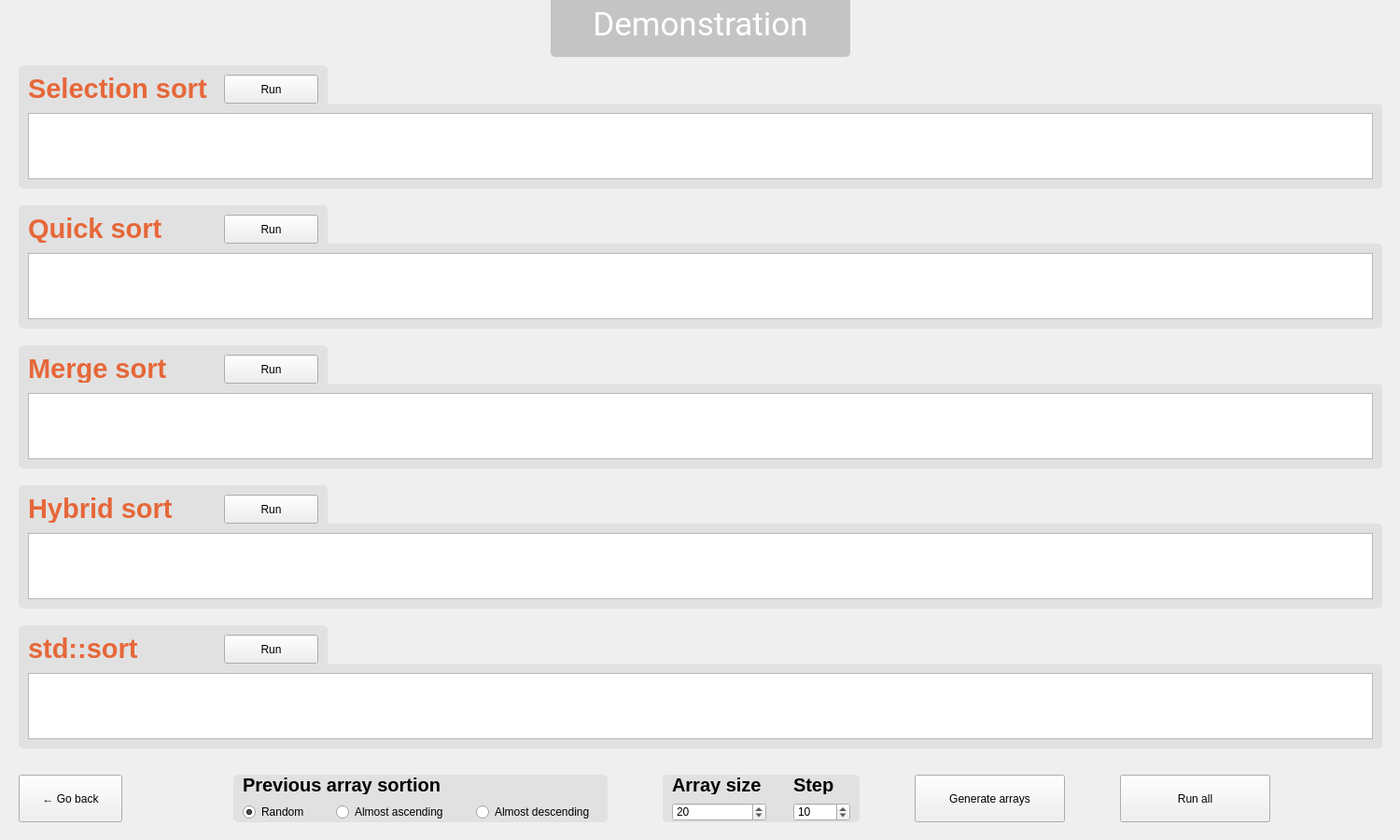
<?xml version="1.0" encoding="UTF-8"?>
<ui version="4.0">
 <class>DemoWindow</class>
 <widget class="QWidget" name="DemoWindow">
  <property name="geometry">
   <rect>
    <x>0</x>
    <y>0</y>
    <width>1500</width>
    <height>900</height>
   </rect>
  </property>
  <property name="windowTitle">
   <string>Form</string>
  </property>
  <widget class="QPushButton" name="backButton">
   <property name="geometry">
    <rect>
     <x>20</x>
     <y>830</y>
     <width>111</width>
     <height>51</height>
    </rect>
   </property>
   <property name="text">
    <string>← Go back</string>
   </property>
  </widget>
  <widget class="QGroupBox" name="groupBox">
   <property name="geometry">
    <rect>
     <x>20</x>
     <y>111</y>
     <width>1461</width>
     <height>91</height>
    </rect>
   </property>
   <property name="styleSheet">
    <string notr="true">QGroupBox {
	background-color: #e1e1e1;
border-radius: 5px;
}</string>
   </property>
   <property name="title">
    <string/>
   </property>
   <widget class="QTableWidget" name="selectionTable">
    <property name="geometry">
     <rect>
      <x>10</x>
      <y>10</y>
      <width>1441</width>
      <height>71</height>
     </rect>
    </property>
   </widget>
  </widget>
  <widget class="QGroupBox" name="groupBox_2">
   <property name="geometry">
    <rect>
     <x>710</x>
     <y>830</y>
     <width>211</width>
     <height>51</height>
    </rect>
   </property>
   <property name="styleSheet">
    <string notr="true">QGroupBox {
	background-color: #e1e1e1;
border-radius: 5px;
}</string>
   </property>
   <property name="title">
    <string/>
   </property>
   <widget class="QLabel" name="label">
    <property name="geometry">
     <rect>
      <x>10</x>
      <y>0</y>
      <width>101</width>
      <height>21</height>
     </rect>
    </property>
    <property name="styleSheet">
     <string notr="true">font-size: 20px;
font-weight: 500;</string>
    </property>
    <property name="text">
     <string>Array size</string>
    </property>
   </widget>
   <widget class="QLabel" name="label_2">
    <property name="geometry">
     <rect>
      <x>140</x>
      <y>0</y>
      <width>61</width>
      <height>21</height>
     </rect>
    </property>
    <property name="styleSheet">
     <string notr="true">font-size: 20px;
font-weight: 500;</string>
    </property>
    <property name="text">
     <string>Step</string>
    </property>
   </widget>
   <widget class="QSpinBox" name="stepCounter">
    <property name="geometry">
     <rect>
      <x>140</x>
      <y>30</y>
      <width>61</width>
      <height>20</height>
     </rect>
    </property>
    <property name="minimum">
     <number>2</number>
    </property>
    <property name="maximum">
     <number>29</number>
    </property>
    <property name="singleStep">
     <number>5</number>
    </property>
    <property name="value">
     <number>10</number>
    </property>
   </widget>
   <widget class="QSpinBox" name="arrSizeCounter">
    <property name="geometry">
     <rect>
      <x>10</x>
      <y>30</y>
      <width>101</width>
      <height>20</height>
     </rect>
    </property>
    <property name="minimum">
     <number>2</number>
    </property>
    <property name="maximum">
     <number>30</number>
    </property>
    <property name="singleStep">
     <number>5</number>
    </property>
    <property name="value">
     <number>20</number>
    </property>
   </widget>
  </widget>
  <widget class="QPushButton" name="generateAllButton">
   <property name="geometry">
    <rect>
     <x>980</x>
     <y>830</y>
     <width>161</width>
     <height>51</height>
    </rect>
   </property>
   <property name="text">
    <string>Generate arrays</string>
   </property>
  </widget>
  <widget class="QGroupBox" name="groupBox_3">
   <property name="geometry">
    <rect>
     <x>250</x>
     <y>830</y>
     <width>401</width>
     <height>51</height>
    </rect>
   </property>
   <property name="styleSheet">
    <string notr="true">QGroupBox {
	background-color: #e1e1e1;
border-radius: 5px;
}</string>
   </property>
   <property name="title">
    <string/>
   </property>
   <widget class="QRadioButton" name="randomRadio">
    <property name="geometry">
     <rect>
      <x>10</x>
      <y>30</y>
      <width>71</width>
      <height>20</height>
     </rect>
    </property>
    <property name="text">
     <string>Random</string>
    </property>
    <property name="checked">
     <bool>true</bool>
    </property>
   </widget>
   <widget class="QRadioButton" name="ascendingRadio">
    <property name="geometry">
     <rect>
      <x>110</x>
      <y>30</y>
      <width>131</width>
      <height>20</height>
     </rect>
    </property>
    <property name="text">
     <string>Almost ascending</string>
    </property>
   </widget>
   <widget class="QRadioButton" name="descendingRadio">
    <property name="geometry">
     <rect>
      <x>260</x>
      <y>30</y>
      <width>131</width>
      <height>20</height>
     </rect>
    </property>
    <property name="text">
     <string>Almost descending</string>
    </property>
   </widget>
   <widget class="QLabel" name="label_3">
    <property name="geometry">
     <rect>
      <x>10</x>
      <y>0</y>
      <width>281</width>
      <height>21</height>
     </rect>
    </property>
    <property name="styleSheet">
     <string notr="true">font-size: 20px;
font-weight: 500;</string>
    </property>
    <property name="text">
     <string>Previous array sortion</string>
    </property>
   </widget>
  </widget>
  <widget class="QGroupBox" name="groupBox_4">
   <property name="geometry">
    <rect>
     <x>20</x>
     <y>70</y>
     <width>331</width>
     <height>61</height>
    </rect>
   </property>
   <property name="styleSheet">
    <string notr="true">QGroupBox {
	background-color: #e1e1e1;
border-radius: 5px;
}</string>
   </property>
   <property name="title">
    <string/>
   </property>
   <widget class="QPushButton" name="runSelectionButton">
    <property name="geometry">
     <rect>
      <x>220</x>
      <y>10</y>
      <width>101</width>
      <height>31</height>
     </rect>
    </property>
    <property name="text">
     <string>Run</string>
    </property>
   </widget>
   <widget class="QLabel" name="label_6">
    <property name="geometry">
     <rect>
      <x>10</x>
      <y>9</y>
      <width>261</width>
      <height>31</height>
     </rect>
    </property>
    <property name="styleSheet">
     <string notr="true">font-size: 29px;
font-weight: 500;
color: #e66739;</string>
    </property>
    <property name="text">
     <string>Selection sort</string>
    </property>
    <property name="alignment">
     <set>Qt::AlignLeading|Qt::AlignLeft|Qt::AlignVCenter</set>
    </property>
   </widget>
  </widget>
  <widget class="QGroupBox" name="groupBox_5">
   <property name="geometry">
    <rect>
     <x>20</x>
     <y>220</y>
     <width>331</width>
     <height>61</height>
    </rect>
   </property>
   <property name="styleSheet">
    <string notr="true">QGroupBox {
	background-color: #e1e1e1;
border-radius: 5px;
}</string>
   </property>
   <property name="title">
    <string/>
   </property>
   <widget class="QPushButton" name="runQuickButton">
    <property name="geometry">
     <rect>
      <x>220</x>
      <y>10</y>
      <width>101</width>
      <height>31</height>
     </rect>
    </property>
    <property name="text">
     <string>Run</string>
    </property>
   </widget>
   <widget class="QLabel" name="label_8">
    <property name="geometry">
     <rect>
      <x>10</x>
      <y>9</y>
      <width>261</width>
      <height>31</height>
     </rect>
    </property>
    <property name="styleSheet">
     <string notr="true">font-size: 29px;
font-weight: 500;
color: #e66739;</string>
    </property>
    <property name="text">
     <string>Quick sort</string>
    </property>
    <property name="alignment">
     <set>Qt::AlignLeading|Qt::AlignLeft|Qt::AlignVCenter</set>
    </property>
   </widget>
  </widget>
  <widget class="QGroupBox" name="groupBox_6">
   <property name="geometry">
    <rect>
     <x>20</x>
     <y>261</y>
     <width>1461</width>
     <height>91</height>
    </rect>
   </property>
   <property name="styleSheet">
    <string notr="true">QGroupBox {
	background-color: #e1e1e1;
border-radius: 5px;
}</string>
   </property>
   <property name="title">
    <string/>
   </property>
   <widget class="QTableWidget" name="quickTable">
    <property name="geometry">
     <rect>
      <x>10</x>
      <y>10</y>
      <width>1441</width>
      <height>71</height>
     </rect>
    </property>
   </widget>
  </widget>
  <widget class="QGroupBox" name="groupBox_7">
   <property name="geometry">
    <rect>
     <x>20</x>
     <y>370</y>
     <width>331</width>
     <height>61</height>
    </rect>
   </property>
   <property name="styleSheet">
    <string notr="true">QGroupBox {
	background-color: #e1e1e1;
border-radius: 5px;
}</string>
   </property>
   <property name="title">
    <string/>
   </property>
   <widget class="QPushButton" name="runMergeButton">
    <property name="geometry">
     <rect>
      <x>220</x>
      <y>10</y>
      <width>101</width>
      <height>31</height>
     </rect>
    </property>
    <property name="text">
     <string>Run</string>
    </property>
   </widget>
   <widget class="QLabel" name="label_9">
    <property name="geometry">
     <rect>
      <x>10</x>
      <y>9</y>
      <width>261</width>
      <height>31</height>
     </rect>
    </property>
    <property name="styleSheet">
     <string notr="true">font-size: 29px;
font-weight: 500;
color: #e66739;</string>
    </property>
    <property name="text">
     <string>Merge sort</string>
    </property>
    <property name="alignment">
     <set>Qt::AlignLeading|Qt::AlignLeft|Qt::AlignVCenter</set>
    </property>
   </widget>
  </widget>
  <widget class="QGroupBox" name="groupBox_8">
   <property name="geometry">
    <rect>
     <x>20</x>
     <y>411</y>
     <width>1461</width>
     <height>91</height>
    </rect>
   </property>
   <property name="styleSheet">
    <string notr="true">QGroupBox {
	background-color: #e1e1e1;
border-radius: 5px;
}</string>
   </property>
   <property name="title">
    <string/>
   </property>
   <widget class="QTableWidget" name="mergeTable">
    <property name="geometry">
     <rect>
      <x>10</x>
      <y>10</y>
      <width>1441</width>
      <height>71</height>
     </rect>
    </property>
   </widget>
  </widget>
  <widget class="QGroupBox" name="groupBox_9">
   <property name="geometry">
    <rect>
     <x>20</x>
     <y>520</y>
     <width>331</width>
     <height>61</height>
    </rect>
   </property>
   <property name="styleSheet">
    <string notr="true">QGroupBox {
	background-color: #e1e1e1;
border-radius: 5px;
}</string>
   </property>
   <property name="title">
    <string/>
   </property>
   <widget class="QPushButton" name="runHybridButton">
    <property name="geometry">
     <rect>
      <x>220</x>
      <y>10</y>
      <width>101</width>
      <height>31</height>
     </rect>
    </property>
    <property name="text">
     <string>Run</string>
    </property>
   </widget>
   <widget class="QLabel" name="label_10">
    <property name="geometry">
     <rect>
      <x>10</x>
      <y>9</y>
      <width>261</width>
      <height>31</height>
     </rect>
    </property>
    <property name="styleSheet">
     <string notr="true">font-size: 29px;
font-weight: 500;
color: #e66739;</string>
    </property>
    <property name="text">
     <string>Hybrid sort</string>
    </property>
    <property name="alignment">
     <set>Qt::AlignLeading|Qt::AlignLeft|Qt::AlignVCenter</set>
    </property>
   </widget>
  </widget>
  <widget class="QGroupBox" name="groupBox_10">
   <property name="geometry">
    <rect>
     <x>20</x>
     <y>561</y>
     <width>1461</width>
     <height>91</height>
    </rect>
   </property>
   <property name="styleSheet">
    <string notr="true">QGroupBox {
	background-color: #e1e1e1;
border-radius: 5px;
}</string>
   </property>
   <property name="title">
    <string/>
   </property>
   <widget class="QTableWidget" name="hybridTable">
    <property name="geometry">
     <rect>
      <x>10</x>
      <y>10</y>
      <width>1441</width>
      <height>71</height>
     </rect>
    </property>
   </widget>
  </widget>
  <widget class="QGroupBox" name="groupBox_11">
   <property name="geometry">
    <rect>
     <x>20</x>
     <y>670</y>
     <width>331</width>
     <height>61</height>
    </rect>
   </property>
   <property name="styleSheet">
    <string notr="true">QGroupBox {
	background-color: #e1e1e1;
border-radius: 5px;
}</string>
   </property>
   <property name="title">
    <string/>
   </property>
   <widget class="QPushButton" name="runLibraryButton">
    <property name="geometry">
     <rect>
      <x>220</x>
      <y>10</y>
      <width>101</width>
      <height>31</height>
     </rect>
    </property>
    <property name="text">
     <string>Run</string>
    </property>
   </widget>
   <widget class="QLabel" name="label_11">
    <property name="geometry">
     <rect>
      <x>10</x>
      <y>9</y>
      <width>261</width>
      <height>31</height>
     </rect>
    </property>
    <property name="styleSheet">
     <string notr="true">font-size: 29px;
font-weight: 500;
color: #e66739;</string>
    </property>
    <property name="text">
     <string>std::sort</string>
    </property>
    <property name="alignment">
     <set>Qt::AlignLeading|Qt::AlignLeft|Qt::AlignVCenter</set>
    </property>
   </widget>
  </widget>
  <widget class="QGroupBox" name="groupBox_12">
   <property name="geometry">
    <rect>
     <x>20</x>
     <y>711</y>
     <width>1461</width>
     <height>91</height>
    </rect>
   </property>
   <property name="styleSheet">
    <string notr="true">QGroupBox {
	background-color: #e1e1e1;
border-radius: 5px;
}</string>
   </property>
   <property name="title">
    <string/>
   </property>
   <widget class="QTableWidget" name="libraryTable">
    <property name="geometry">
     <rect>
      <x>10</x>
      <y>10</y>
      <width>1441</width>
      <height>71</height>
     </rect>
    </property>
   </widget>
  </widget>
  <widget class="QGroupBox" name="groupBox_13">
   <property name="geometry">
    <rect>
     <x>590</x>
     <y>-10</y>
     <width>321</width>
     <height>71</height>
    </rect>
   </property>
   <property name="styleSheet">
    <string notr="true">QGroupBox {
	background-color: #c4c4c4;
border-radius: 5px;
}</string>
   </property>
   <property name="title">
    <string/>
   </property>
   <widget class="QLabel" name="pageName">
    <property name="geometry">
     <rect>
      <x>10</x>
      <y>-10</y>
      <width>301</width>
      <height>91</height>
     </rect>
    </property>
    <property name="styleSheet">
     <string notr="true">color: white;
font-size: 35px;
font-family: Roboto;</string>
    </property>
    <property name="text">
     <string>Demonstration</string>
    </property>
    <property name="alignment">
     <set>Qt::AlignCenter</set>
    </property>
   </widget>
  </widget>
  <widget class="QPushButton" name="runAllButton">
   <property name="geometry">
    <rect>
     <x>1200</x>
     <y>830</y>
     <width>161</width>
     <height>51</height>
    </rect>
   </property>
   <property name="text">
    <string>Run all</string>
   </property>
  </widget>
  <zorder>groupBox_4</zorder>
  <zorder>backButton</zorder>
  <zorder>groupBox</zorder>
  <zorder>groupBox_2</zorder>
  <zorder>generateAllButton</zorder>
  <zorder>groupBox_3</zorder>
  <zorder>groupBox_5</zorder>
  <zorder>groupBox_6</zorder>
  <zorder>groupBox_7</zorder>
  <zorder>groupBox_8</zorder>
  <zorder>groupBox_9</zorder>
  <zorder>groupBox_10</zorder>
  <zorder>groupBox_11</zorder>
  <zorder>groupBox_12</zorder>
  <zorder>groupBox_13</zorder>
  <zorder>runAllButton</zorder>
 </widget>
 <resources/>
 <connections/>
</ui>
